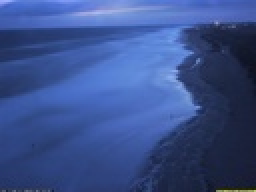
%> input picture Beach.jpg, 128 x 96 px, shrunk from 1373 x 1031 before the run (shown 2 times larger)
$ octave SelfBeachImage.m   (GNU Octave 9; MATLAB toolbox functions it lacks are replaced by stand-ins)
%> lines starting %> are read from the running program, lines starting %| are printed output that depends on the picture; in (x1, y1, x2, y2) boxes, pixels count from 0 and x2, y2 are one past the last pixel; in counts of white or black regions, pixels touching at a corner belong together; the program's own positions count from 1


clear;
clc;
i=imread('Beach.jpg');
%> i is the input picture: size 96x128x3 uint8; mean R, G, B 57.6, 80.6, 140.5
I = imresize(i,0.5);
cform = makecform('srgb2lab');
lab_I = applycform(I,cform);
%> lab_I: size 48x64x3 uint8; mean of channels 1, 2, 3 87.4, 134, 91.8
ab = double(lab_I(:,:,2:3));
nrows = size(ab,1);
%> nrows = 48
ncols = size(ab,2);
%> ncols = 64
ab = reshape(ab,nrows*ncols,2);
a = ab(:,1);
%> a = 3072 values, max 142 at index 2593, min 119 at index 3072, mean 134
b = ab(:,2);
%> b = 3072 values, max 156 at index 3072, min 73 at index 98, mean 91.81
normA = (a-min(a(:))) ./ (max(a(:))-min(a(:)));
%> normA = 3072 values, max 1 at index 2593, min 0 at index 3072, mean 0.652
normB = (b-min(b(:))) ./ (max(b(:))-min(b(:)));
%> normB = 3072 values, max 1 at index 3072, min 0 at index 98, mean 0.227
ab = [normA normB];
newnRows = size(ab,1);
%> newnRows = 3072
newnCols = size(ab,2);
%> newnCols = 2
cluster = 3;
% Max number of iteration
N = 90;
% initial learning rate
eta = 0.3;
% exponential decay rate of the learning rate
etadecay = 0.2;
%random weight

w = rand(2,cluster);
%initial D
D = zeros(1,cluster);
% initial cluster index
clusterindex = zeros(newnRows,1);
% start
for t = 1:N
   for data = 1 : newnRows
       for c = 1 : cluster
           D(c) = sqrt(((w(1,c)-ab(data,1))^2) + ((w(2,c)-ab(data,2))^2));
       end
       %find best macthing unit
       [~, bmuindex] = min(D);
       clusterindex(data)=bmuindex;

       %update weight
       oldW = w(:,bmuindex);
       new = oldW +  eta * (reshape(ab(data,:),2,1)-oldW);
       w(:,bmuindex) = new;

   end
   % update learning rate
   eta= etadecay * eta;
end
%> after the loop, D = [0.878 0.234 0.969]; clusterindex = 3072 values, max 3 at index 1, min 2 at index 2640, mean 3; eta = 3.71e-64; w = [0.844 0.167 0.632; 0.758 0.836 0.264]

%Label Every Pixel in the Image Using the Results from KMEANS
pixel_labels = reshape(clusterindex,nrows,ncols);
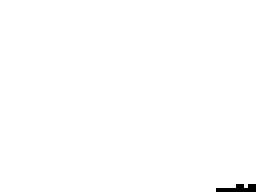
%> pixel_labels: size 48x64 double (shown 4 times larger); values 2 (black) and 3 (white), 99.5% white; black in thin lines or dots, all inside (x1, y1, x2, y2) = (54, 46, 64, 48)
%Create Images that Segment the I Image by Color.
segmented_images = cell(1,3);
rgb_label = repmat(pixel_labels,[1 1 3]);

for k = 1:cluster
    color = I;
    color(rgb_label ~= k) = 0;
    segmented_images{k} = color;
end
%> after the loop, segmented_images = 3 items
figure,imshow(segmented_images{1}), title('objects in cluster 1');
figure,imshow(segmented_images{2}), title('objects in cluster 2');
figure,imshow(segmented_images{3}), title('objects in cluster 3');
